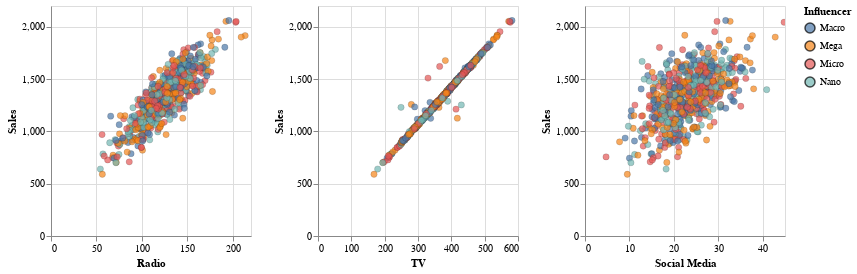

Notebook source saved alongside this figure:
### Markdown cell above
#### Análisis Bivariante Con respecto a las Ventas

### Code cell
alt.Chart(mrk_data).mark_circle(size=40,stroke='#000000', strokeWidth=0.2).encode(
    alt.X(alt.repeat("column"), type='quantitative'),
    alt.Y(alt.repeat("row"), type='quantitative'),
    color='Influencer:N',
    tooltip=[alt.Tooltip('Sales', title='Ventas generadas',format='~s')]
).properties(
    width=200,
    height=230
).repeat(
    row=['Sales'],
    column=['Radio', 'TV', 'Social Media']
).interactive()

### Figure 1 — Vega-Lite specification as saved in the notebook (floating-point values rounded to 4 significant figures; data arrays with more than 128 entries replaced by an {"elided": "..."} marker saying what was removed)
{"config": {"view": {"continuousWidth": 400, "continuousHeight": 300}}, "repeat": {"column": ["Radio", "TV", "Social Media"], "row": ["Sales"]}, "spec": {"data": {"name": "data-f97c6951fa2ea3c43cc84aa6da561ee4"}, "mark": {"type": "circle", "size": 40, "stroke": "#000000", "strokeWidth": 0.2}, "encoding": {"color": {"field": "Influencer", "type": "nominal"}, "tooltip": [{"field": "Sales", "format": "~s", "title": "Ventas generadas", "type": "quantitative"}], "x": {"field": {"repeat": "column"}, "type": "quantitative"}, "y": {"field": {"repeat": "row"}, "type": "quantitative"}}, "height": 230, "selection": {"selector001": {"type": "interval", "bind": "scales", "encodings": ["x", "y"]}}, "width": 200}, "$schema": "https://vega.github.io/schema/vega-lite/v4.17.0.json", "datasets": {"data-f97c6951fa2ea3c43cc84aa6da561ee4": {"elided": "655 records"}}}
